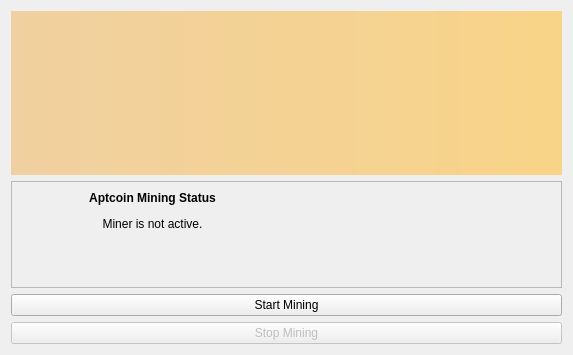
<?xml version="1.0" encoding="UTF-8"?>
<ui version="4.0">
 <class>MiningPage</class>
 <widget class="QWidget" name="MiningPage">
  <property name="geometry">
   <rect>
    <x>0</x>
    <y>0</y>
    <width>573</width>
    <height>355</height>
   </rect>
  </property>
  <property name="windowTitle">
   <string>Form</string>
  </property>
  <layout class="QVBoxLayout" name="topLayout">
   <item>
    <widget class="QLabel" name="labelAlerts">
     <property name="visible">
      <bool>false</bool>
     </property>
     <property name="styleSheet">
      <string notr="true">background-color: qlineargradient(x1: 0, y1: 0, x2: 1, y2: 0, stop:0 #F0D0A0, stop:1 #F8D488); color:#000000;</string>
     </property>
     <property name="wordWrap">
      <bool>true</bool>
     </property>
     <property name="margin">
      <number>3</number>
     </property>
    </widget>
   </item>
   <item>
    <layout class="QHBoxLayout" name="horizontalLayout" stretch="1">
     <item>
      <layout class="QVBoxLayout" name="verticalLayout_2">
       <item>
        <widget class="QFrame" name="frame">
         <property name="frameShape">
          <enum>QFrame::StyledPanel</enum>
         </property>
         <property name="frameShadow">
          <enum>QFrame::Raised</enum>
         </property>
         <layout class="QVBoxLayout" name="verticalLayout_4">
          <item>
           <layout class="QHBoxLayout" name="horizontalLayout_4">
            <item>
             <widget class="QLabel" name="miningData">
              <property name="font">
               <font>
                <weight>75</weight>
                <bold>true</bold>
               </font>
              </property>
              <property name="text">
               <string>&lt;html&gt;&lt;head/&gt;&lt;body&gt;&lt;p&gt;Aptcoin Mining Status&lt;/p&gt;&lt;p&gt;&lt;span style=&quot; font-weight:400;&quot;&gt;Miner is not active.&lt;/span&gt;&lt;/p&gt;&lt;/body&gt;&lt;/html&gt;</string>
              </property>
              <property name="alignment">
               <set>Qt::AlignCenter</set>
              </property>
             </widget>
            </item>
            <item>
             <widget class="QLabel" name="miningStatus">
              <property name="text">
               <string/>
              </property>
              <property name="pixmap">
               <pixmap resource="../aptcoin.qrc">:/images/mining_inactive</pixmap>
              </property>
              <property name="alignment">
               <set>Qt::AlignCenter</set>
              </property>
             </widget>
            </item>
           </layout>
          </item>
          <item>
           <widget class="QLabel" name="miningInfo">
            <property name="text">
             <string/>
            </property>
           </widget>
          </item>
         </layout>
        </widget>
       </item>
       <item>
        <widget class="QPushButton" name="miningStart">
         <property name="toolTip">
          <string>&lt;html&gt;&lt;head/&gt;&lt;body&gt;&lt;p&gt;Start Mining Aptcoin&lt;/p&gt;&lt;/body&gt;&lt;/html&gt;</string>
         </property>
         <property name="text">
          <string>Start Mining</string>
         </property>
        </widget>
       </item>
       <item>
        <widget class="QPushButton" name="miningStop">
         <property name="enabled">
          <bool>false</bool>
         </property>
         <property name="toolTip">
          <string>&lt;html&gt;&lt;head/&gt;&lt;body&gt;&lt;p&gt;Stop Aptcoin from Mining&lt;/p&gt;&lt;/body&gt;&lt;/html&gt;</string>
         </property>
         <property name="text">
          <string>Stop Mining</string>
         </property>
        </widget>
       </item>
      </layout>
     </item>
    </layout>
   </item>
  </layout>
 </widget>
 <resources>
  <include location="../aptcoin.qrc"/>
 </resources>
 <connections>
  <connection>
   <sender>miningStart</sender>
   <signal>clicked()</signal>
   <receiver>MiningPage</receiver>
   <slot>startMining()</slot>
   <hints>
    <hint type="sourcelabel">
     <x>416</x>
     <y>312</y>
    </hint>
    <hint type="destinationlabel">
     <x>430</x>
     <y>487</y>
    </hint>
   </hints>
  </connection>
  <connection>
   <sender>miningStop</sender>
   <signal>clicked()</signal>
   <receiver>MiningPage</receiver>
   <slot>stopMining()</slot>
   <hints>
    <hint type="sourcelabel">
     <x>334</x>
     <y>343</y>
    </hint>
    <hint type="destinationlabel">
     <x>323</x>
     <y>400</y>
    </hint>
   </hints>
  </connection>
 </connections>
 <slots>
  <slot>startMining()</slot>
  <slot>stopMining()</slot>
  <slot>refreshMiningData(QString)</slot>
 </slots>
</ui>
